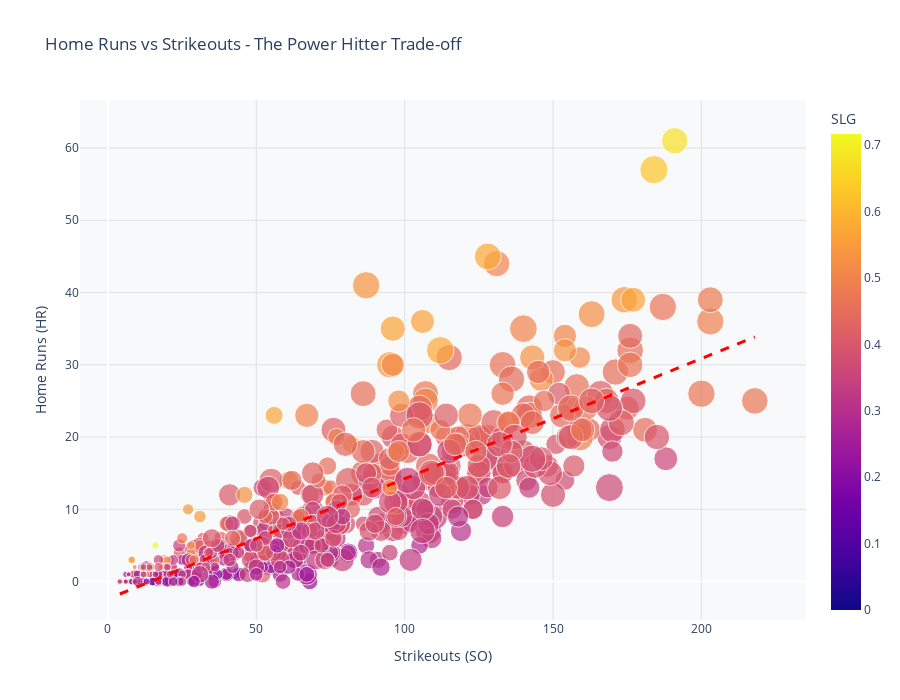

Notebook code for this chart:
### Code cell
from scipy.stats import linregress
# HR vs SO scatter
fig = px.scatter(
    batter_stats_filtered,
    x='SO',
    y='HR',
    size='AB',
    color='SLG',
    hover_data=['Name', 'Tm', 'BA', 'OPS'],
    color_continuous_scale='Plasma',
    title='Home Runs vs Strikeouts - The Power Hitter Trade-off'
)

# Add trend line
mask = batter_stats_filtered['SO'].notna() & batter_stats_filtered['HR'].notna()
slope_hr, intercept_hr, r_hr, _, _ = linregress(
    batter_stats_filtered[mask]['SO'], 
    batter_stats_filtered[mask]['HR']
)

x_hr_reg = np.array([batter_stats_filtered['SO'].min(), batter_stats_filtered['SO'].max()])
y_hr_reg = slope_hr * x_hr_reg + intercept_hr

fig.add_trace(go.Scatter(
    x=x_hr_reg,
    y=y_hr_reg,
    mode='lines',
    line=dict(color='red', width=3, dash='dash'),
    hoverinfo='skip',
    showlegend=False
))

fig.update_layout(
    height=700,
    plot_bgcolor='#f8f9fa',
    paper_bgcolor='white',
    xaxis=dict(gridcolor='#e1e1e1', title='Strikeouts (SO)'),
    yaxis=dict(gridcolor='#e1e1e1', title='Home Runs (HR)'),
    coloraxis_colorbar=dict(title="SLG")
)

fig.show()

### Figure 1 — Plotly figure (JSON) as saved in the notebook; plotly's stock layout.template omitted (floating-point values rounded to 4 significant figures; data arrays with more than 128 entries replaced by an {"elided": "..."} marker saying what was removed)
{"data": [{"customdata": {"elided": "585x4 mixed values"}, "hovertemplate": "SO=%{x}<br>HR=%{y}<br>AB=%{marker.size}<br>Name=%{customdata[0]}<br>Tm=%{customdata[1]}<br>BA=%{customdata[2]}<br>OPS=%{customdata[3]}<br>SLG=%{marker.color}<extra></extra>", "legendgroup": "", "marker": {"color": {"elided": "585 float values"}, "coloraxis": "coloraxis", "size": {"elided": "585 int values"}, "sizemode": "area", "sizeref": 1.742, "symbol": "circle"}, "mode": "markers", "name": "", "orientation": "v", "showlegend": false, "type": "scatter", "x": {"elided": "585 int values"}, "xaxis": "x", "y": {"elided": "585 int values"}, "yaxis": "y"}, {"hoverinfo": "skip", "line": {"color": "red", "dash": "dash", "width": 3}, "mode": "lines", "showlegend": false, "type": "scatter", "x": [4, 218], "y": [-1.721, 33.85]}], "layout": {"coloraxis": {"colorbar": {"title": {"text": "SLG"}}, "colorscale": [[0, "#0d0887"], [0.1111, "#46039f"], [0.2222, "#7201a8"], [0.3333, "#9c179e"], [0.4444, "#bd3786"], [0.5556, "#d8576b"], [0.6667, "#ed7953"], [0.7778, "#fb9f3a"], [0.8889, "#fdca26"], [1, "#f0f921"]]}, "height": 700, "legend": {"itemsizing": "constant", "tracegroupgap": 0}, "paper_bgcolor": "white", "plot_bgcolor": "#f8f9fa", "title": {"text": "Home Runs vs Strikeouts - The Power Hitter Trade-off"}, "xaxis": {"anchor": "y", "domain": [0, 1], "gridcolor": "#e1e1e1", "title": {"text": "Strikeouts (SO)"}}, "yaxis": {"anchor": "x", "domain": [0, 1], "gridcolor": "#e1e1e1", "title": {"text": "Home Runs (HR)"}}}}
